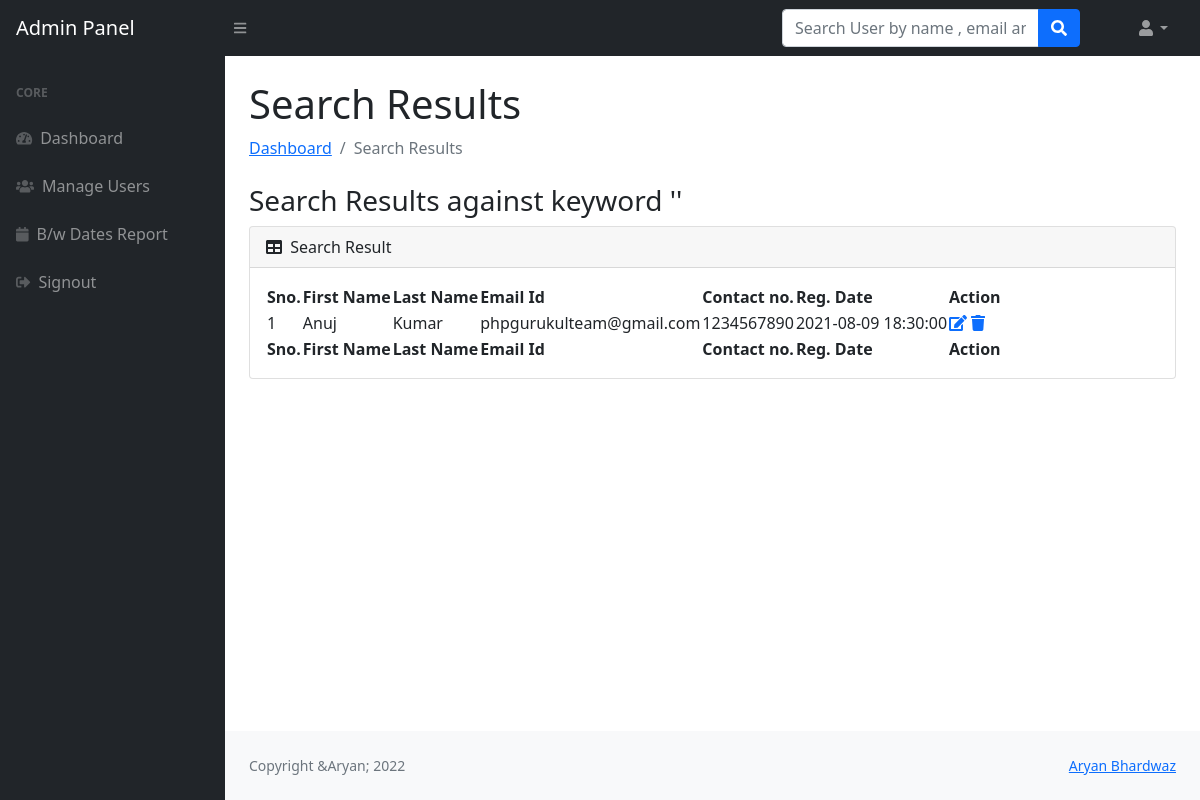
The page /admin/search-result.php (signed in) on the database as committed earlier.
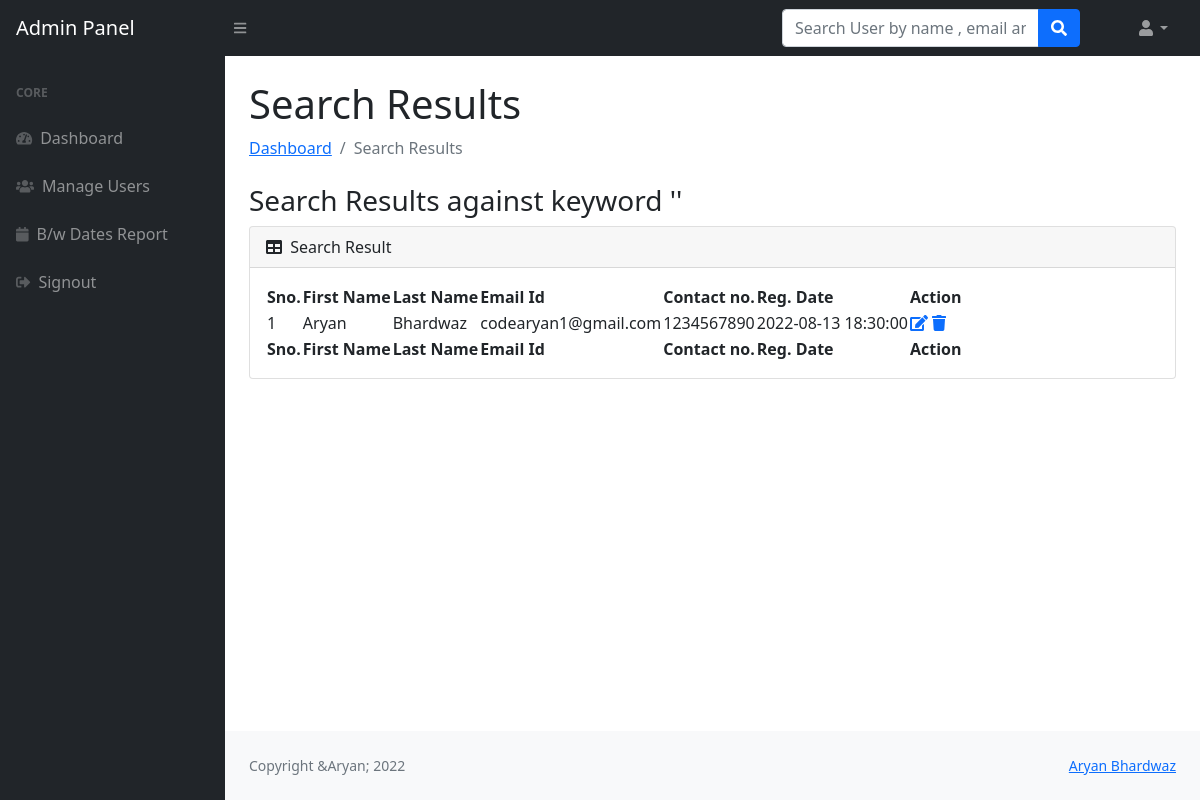
The same page on the database as committed later.
### tables this page shows
CREATE TABLE `users` (
  `id` int(11) NOT NULL,
  `fname` varchar(255) DEFAULT NULL,
  `lname` varchar(255) DEFAULT NULL,
  `email` varchar(255) DEFAULT NULL,
  `password` varchar(300) DEFAULT NULL,
  `contactno` varchar(11) DEFAULT NULL,
  `posting_date` timestamp NOT NULL DEFAULT current_timestamp()
);

### admin/search-result.php (the view, shortened to what this page needs)
<?php session_start();
include_once('../includes/config.php');
if (strlen($_SESSION['adminid']==0)) {
  header('location:logout.php');
  } else{ ?>
<!DOCTYPE html>
<html lang="en">
    <head>
        <link href="https://cdn.jsdelivr.net/npm/simple-datatables@latest/dist/style.css" rel="stylesheet" />
        <link href="../css/styles.css" rel="stylesheet" />
    </head>
    <body class="sb-nav-fixed">
      <?php include_once('includes/navbar.php');?>
        <div id="layoutSidenav">
         <?php include_once('includes/sidebar.php');?>
            <div id="layoutSidenav_content">
                <main>
                    <div class="container-fluid px-4">
                        <h1 class="mt-4">
Search Results</h1>
                        <ol class="breadcrumb mb-4">
                            <li class="breadcrumb-item"><a href="dashboard.php">Dashboard</a></li>
                            <li class="breadcrumb-item active">Search Results</li>
                        </ol>
            <h3>Search Results against keyword '<?php echo $_POST['searchkey'];?>'</h3>
                        <div class="card mb-4">
                            <div class="card-header">
                                <i class="fas fa-table me-1"></i>
                               Search Result
                            </div>
                            <div class="card-body">
                                <table id="datatablesSimple">
                                    <thead>
                                        <tr>
                                             <th>Sno.</th>
                                  <th>First Name</th>
                                  <th> Last Name</th>
                                  <th> Email Id</th>
                                  <th>Contact no.</th>
                                  <th>Reg. Date</th>
                                  <th>Action</th>
                                        </tr>
                                    </thead>
                                    <tfoot>
                                        <tr>
                                             <th>Sno.</th>
                                  <th>First Name</th>
                                  <th> Last Name</th>
                                  <th> Email Id</th>
                                  <th>Contact no.</th>
                                  <th>Reg. Date</th>
                                  <th>Action</th>
                                        </tr>
                                    </tfoot>
                                    <tbody>
<?php
$searchkey=$_POST['searchkey'];
$ret=mysqli_query($con,"select * from users where (fname like '%$searchkey%' || email like '%$searchkey%' || contactno like '%$searchkey%')");
                              $cnt=1;
                              while($row=mysqli_fetch_array($ret))
                              {?>
                              <tr>
                              <td><?php echo $cnt;?></td>
                                  <td><?php echo $row['fname'];?></td>
                                  <td><?php echo $row['lname'];?></td>
                                  <td><?php echo $row['email'];?></td>
                                  <td><?php echo $row['contactno'];?></td>  <td><?php echo $row['posting_date'];?></td>
                                  <td>
                                     <a href="user-profile.php?uid=<?php echo $row['id'];?>">
                          <i class="fas fa-edit"></i></a>
                                     <a href="manage-users.php?id=<?php echo $row['id'];?>" onClick="return confirm('Do you really want to delete');"><i class="fa fa-trash" aria-hidden="true"></i></a>
                                  </td>
                              </tr>
                              <?php $cnt=$cnt+1; }?>
                                    </tbody>
                                </table>
                            </div>
                        </div>
                    </div>
                </main>
  <?php include('../includes/footer.php');?>
            </div>
        </div>
    </body>
</html>
<?php } ?>

Rows that differ between the two databases and show on the page:
changed users: fname "Anuj" → "Aryan"; lname "Kumar" → "Bhardwaz"; email "phpgurukulteam@gmail.com" → "codearyan1@gmail.com"; posting_date "2021-08-09 18:30:00" → "2022-08-13 18:30:00"
